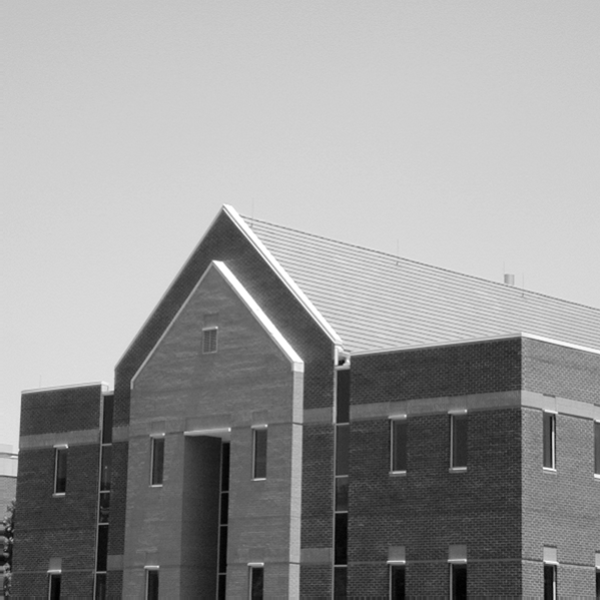
#> input picture Exercises/Day 4/Exercise 4/building.tif, 600 x 600 px
$ jupyter execute en2550_excercise_04_190397E.ipynb   (shell and % lines are left out)
#> lines starting #> are read from the running program, lines starting #| are printed output that depends on the picture; after the words box and inside, x2 and y2 are one past the last pixel; in counts of white or black regions, pixels touching at a corner belong together
# Exercise 4

Name: B.S.V.W. Munasinghe

Index Number: 190397E

[cell 1]
#Importing Libraries
import numpy as np
import sympy as sy
import matplotlib.pyplot as plt
import cv2 as cv
from mpl_toolkits.mplot3d import Axes3D
from matplotlib import cm

## Question 1

[cell 2]
fig,ax=plt.subplots(1,2,figsize=(12,8))
ax1 = fig.add_subplot(121,projection='3d')
ax2 = fig.add_subplot(122,projection='3d')

delta = 0.1
XX,YY = np.meshgrid(np.arange(-5,5+delta,delta),np.arange(-5,5+delta,delta))

sigma = 1
g = np.exp(-(XX**2 + YY**2)/(2*sigma**2))
g /= np.sum(g)

sobel_v = np.array([[-1,-2,-1],[0,0,0],[1,2,1]],dtype=np.float32)
g_x = cv.filter2D(g,-1,sobel_v)
sobel_h = np.array([[-1,0,-1],[-2,0,2],[-1,0,1]],dtype=np.float32)
g_y = cv.filter2D(g,-1,sobel_h)

surf1 = ax1.plot_surface(XX,YY,g_x,cmap=cm.jet,linewidth=0,antialiased=True)
surf2 = ax2.plot_surface(XX,YY,g_y,cmap=cm.jet,linewidth=0,antialiased=True)
ax1.axis('off')
ax2.axis('off')
plt.show()
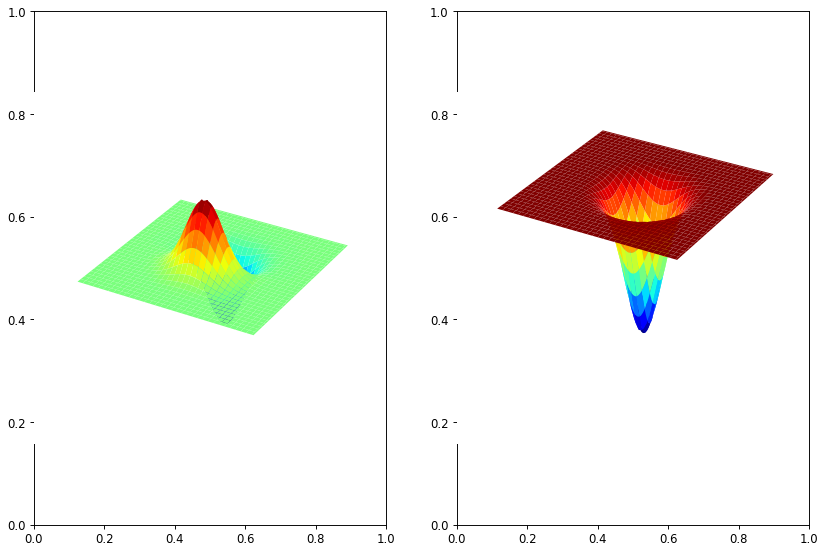
#> figure drawn by matplotlib, 2 panels

## Detect Edges

[cell 3]
img = cv.imread("building.tif",cv.IMREAD_GRAYSCALE)
#> img is the input picture: shape (600, 600); min 0, max 255, mean 152.8
assert img is not None

edges=cv.Canny(img,100,200)
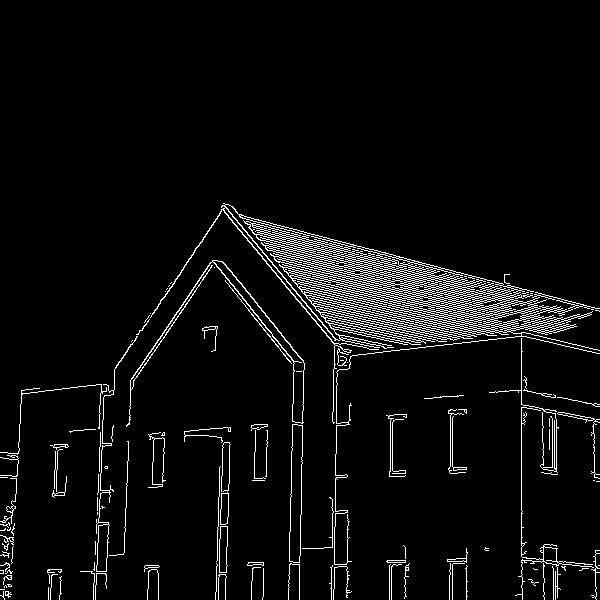
#> edges: shape (600, 600); 5% white in thin lines or dots, all inside (x1, y1, x2, y2) = (0, 203, 600, 600)

fig,ax=plt.subplots(1,2,figsize=(12,12))
ax[0].imshow(img,cmap='gray')
ax[1].imshow(edges,cmap='gray')
plt.show()

## Detect Corners

[cell 4]
img = cv.imread("building.tif",cv.IMREAD_COLOR)
assert img is not None

gray = cv.cvtColor(img,cv.COLOR_BGR2GRAY)
gray = np.float32(gray)
dst = cv.cornerHarris(gray,2,3,0.04)

dst = cv.dilate(dst,None)
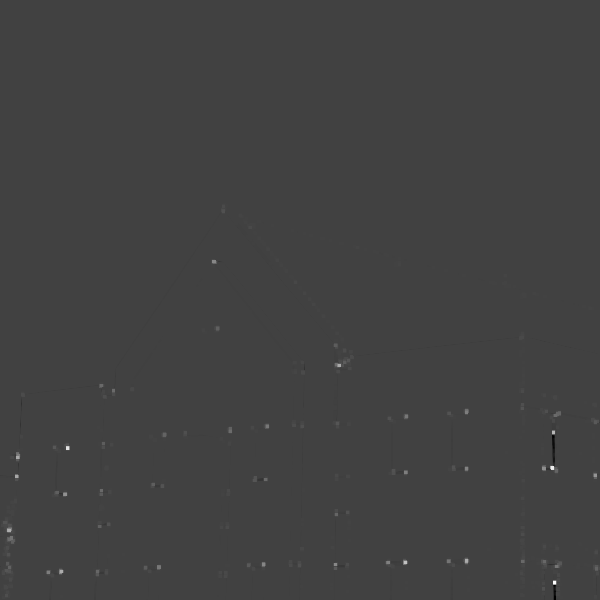
#> dst: shape (600, 600) float32; min -7770649.5, max 22525724, mean 21524.3; drawn with min black and max white
img[dst>0.01*dst.max()] = [0,0,255]
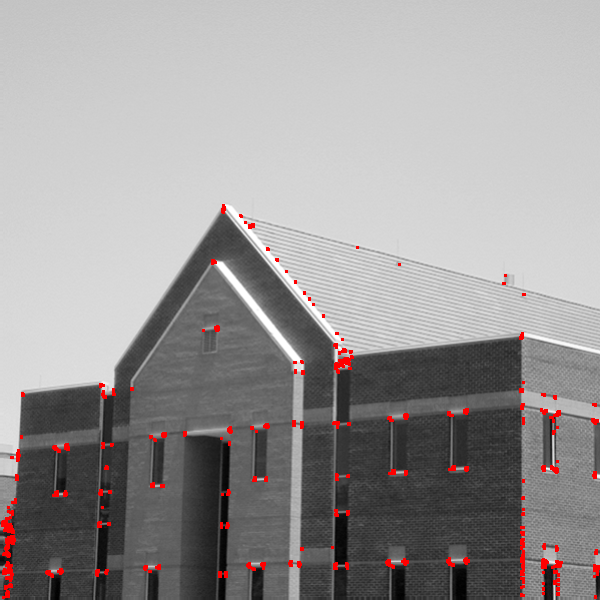
#> img: shape (600, 600, 3); 1.29% of pixels changed, all inside (x1, y1, x2, y2) = (1, 204, 600, 599)

cv.imshow('dst',img)
cv.waitKey(0)
cv.destroyAllWindows()

fig,ax = plt.subplots()
img_ = cv.cvtColor(img,cv.COLOR_BGR2RGB)
ax.axis('off')
ax.imshow(img_)

[cell 5]
from skimage.feature import peak_local_max

img = cv.imread("building.tif",cv.IMREAD_COLOR)
assert img is not None

I = cv.cvtColor(img,cv.COLOR_BGR2GRAY)
I = np.float32(I)

Ix=cv.filter2D(I,-1,sobel_v)
Iy=cv.filter2D(I,-1,sobel_h)
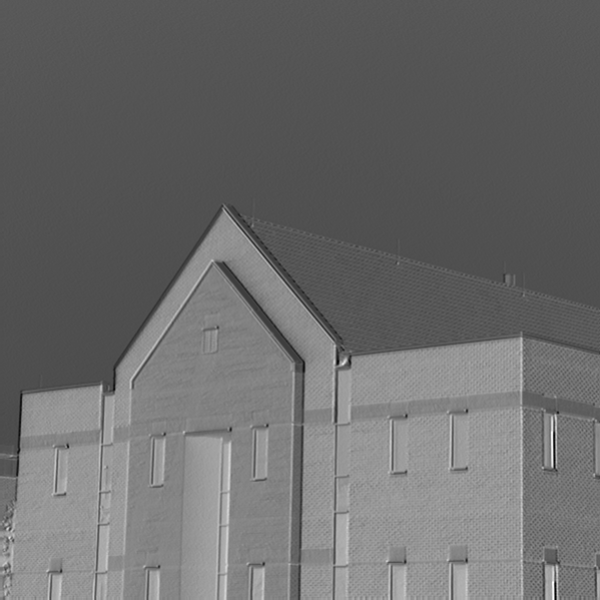
#> Iy: shape (600, 600) float32; min -787, max 350, mean -306.2; drawn with min black and max white

sigma=3
ksize=7

m11=cv.GaussianBlur(Ix*Ix,(ksize,ksize),sigma)
m12=cv.GaussianBlur(Ix*Iy,(ksize,ksize),sigma)
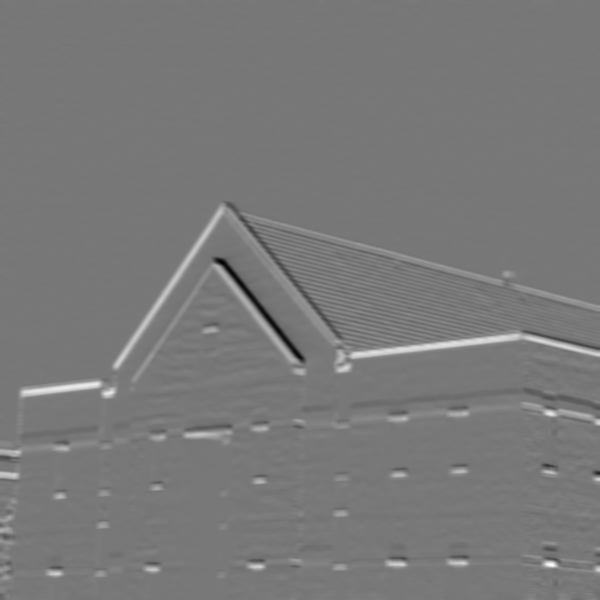
#> m12: shape (600, 600) float32; min -70615.2, max 79072.2, mean 743; drawn with min black and max white
m21=m12
m22=cv.GaussianBlur(Iy*Iy,(ksize,ksize),sigma)
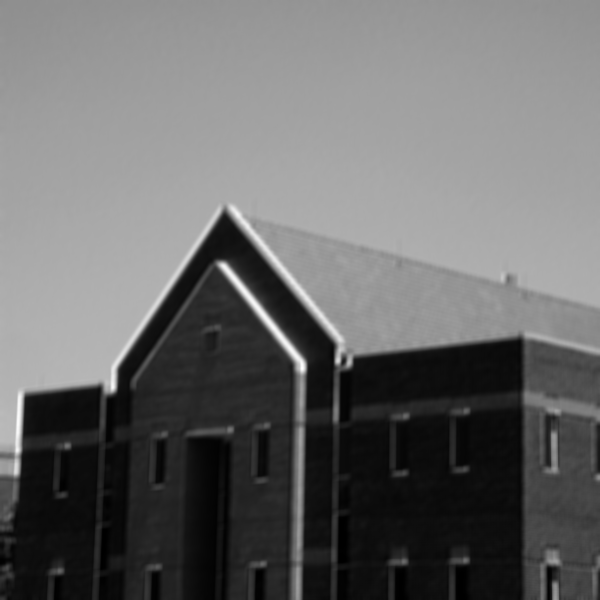
#> m22: shape (600, 600) float32; min 40.37, max 271494.9, mean 112350.9; drawn with min black and max white

det=m11*m22 - m12*m21
trace=m11+m22
alpha=0.04

R = det-alpha*trace**2
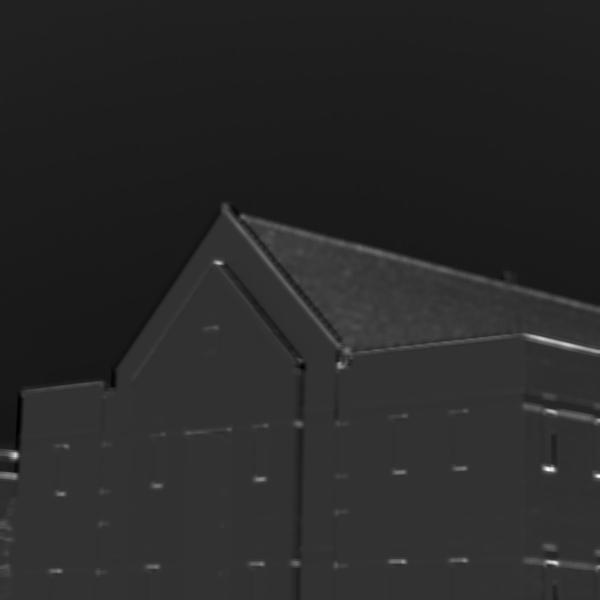
#> R: shape (600, 600) float32; min -2.8e+09, max 1.13e+10, mean -527505952; drawn with min black and max white
R[R<1e8] = 0
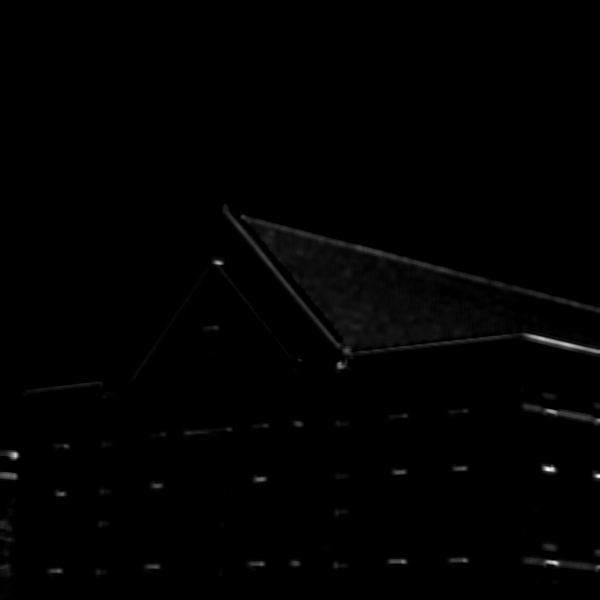
#> R: shape (600, 600) float32; min 0, max 1.13e+10, mean 75638936; drawn with min black and max white
coordinates=peak_local_max(R,min_distance=2)
#> coordinates = 445 pairs, first value 207 to 596, second value 2 to 594

fig,ax=plt.subplots(2,2,figsize=(12,12))
ax[0,0].imshow(img,cmap='gray')
ax[0,1].plot(coordinates[:,1],coordinates[:,0],'r.')
ax[1,0].imshow(Ix + 127,cmap='gray')
ax[1,1].imshow(Iy + 127,cmap='gray')
plt.show()
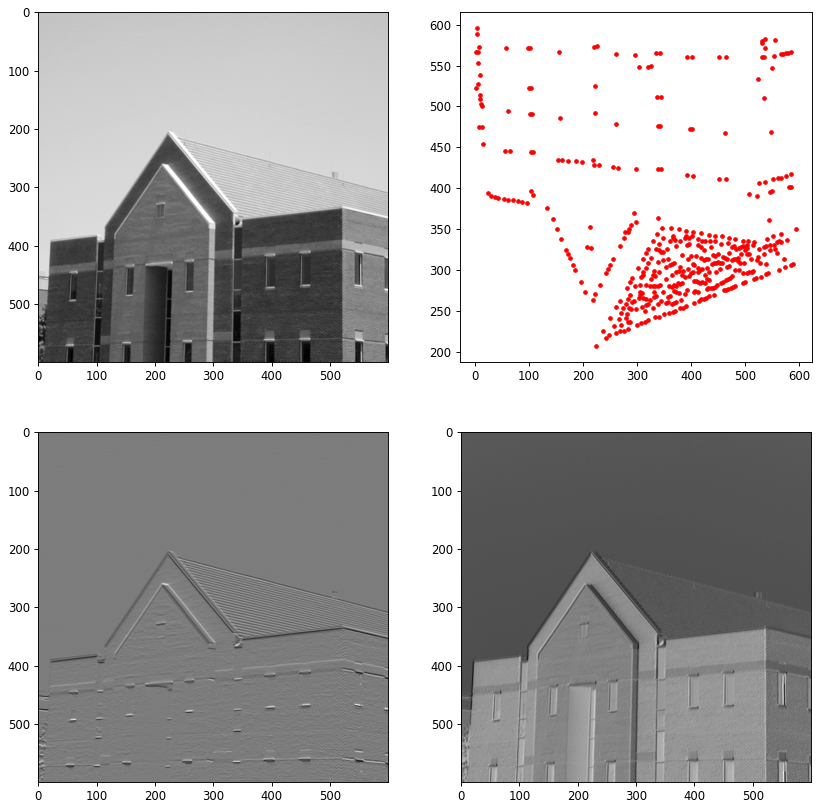
#> figure drawn by matplotlib, 4 panels
